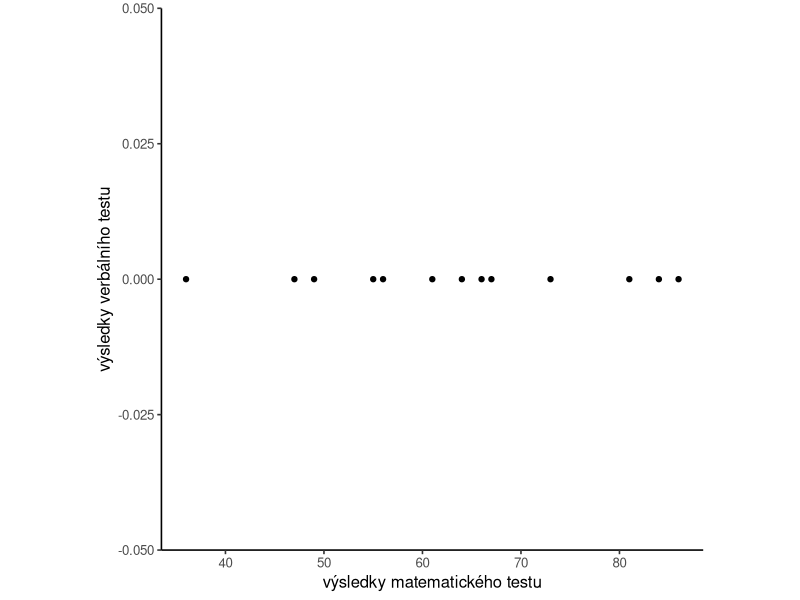

R code for this plot:
## ---- chunk 1
library(tidyverse)
theme_set(theme_classic(12))

x_lab <- "výsledky matematického testu"
y_lab <- "výsledky verbálního testu"
## ---- chunk 2
## DATA GENERATION
n <- sample(10:14, 1)
x <- sample(30:90,n)

reg_type <- ifelse(rnorm(1) < 0.2,"quadratic","linear")
if(reg_type == "quadratic") {
  b2 <- runif(1, min = -0.3, max = 0.3)
  b1 <- runif(1, min = -0.3, max = 0.3)
  b0 <- runif(1, min = 30, max = 90)
  y <- round(b2*x^2+b1*x +b0)
  y[y<0] <- 0
  
} else {
  b1 <- runif(1, min = -1, max = 1)
  b0 <- runif(1, min = 30, max = 90)
  y <- b1*x +b0
  y <- round(y + runif(n,-10,10))
  y[y<0] <- 0
}


## ---- chunk 3
knitr::kable(tibble(`výsledky matematického testu`=x,`výsledky verbálního testu`=y))
## ---- chunk 4
df <- tibble(x,y)
ggplot(df,aes(x,y)) + geom_point() + theme(aspect.ratio = 1) + 
  xlab(x_lab) + ylab(y_lab)
